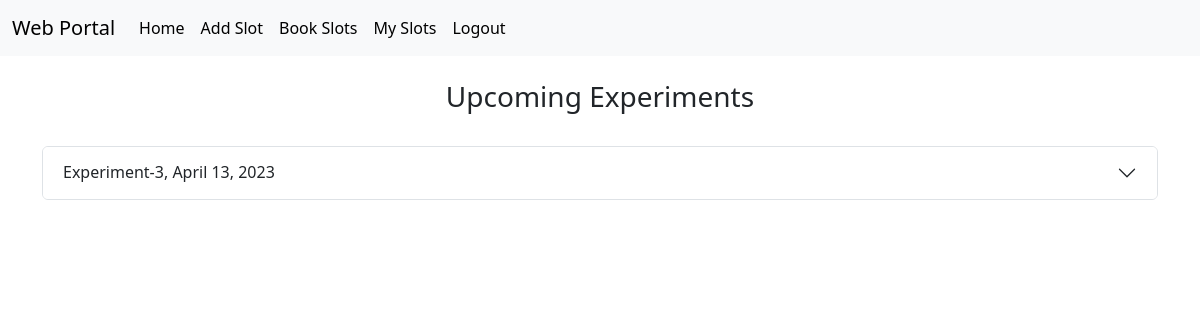
/viewSlots (signed in), run on an earlier commit of the app's database.
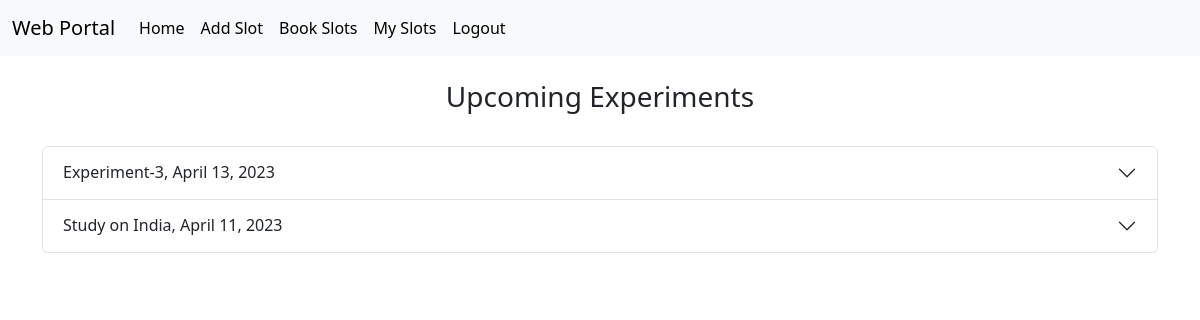
And on a later commit of the database.
### App/models.py (models this page shows)
class Slot(models.Model):
    exptTitle = models.CharField(max_length = 50)
    exptDesc = models.CharField(max_length = 100)
    exptDate = models.DateField()
    numberOfSeats = models.IntegerField()
    startTime = models.TimeField()
    endTime = models.TimeField()
    candidateList = models.ManyToManyField(
        User,
        through="Order",
        through_fields=("slot", "candidate"),
    )

### App/views.py (the view)
# urls.py: path('viewSlots', views.viewAvailableSlots, name = 'viewSlots' ),
@login_required(login_url='login')
def viewAvailableSlots(request):
    activeSlots = []
    slots = Slot.objects.filter(numberOfSeats__gt = 0)
    slots = slots.filter(exptDate__gte = datetime.date.today())
    orders = Order.objects.filter(candidate = request.user)
    if slots:
        print("OK YES !")
    for slot in slots:
        if orders.filter(slot = slot):
            activeSlots.append(slot)
    return render(request, "viewSlots.html", locals())

### templates/viewSlots.html (shortened to what this page needs)
{% extends 'base.html' %}
{% block body %}
<div class="container">
<div>
  <br/>
    <h3 class="text-center"> Upcoming Experiments</h3>
  <br/>
</div>
<div class="accordion" id="accordionExample">
    {% for slot in slots %}
    <div class="accordion-item">
      <h2 class="accordion-header">
        <button  class="accordion-button collapsed" type="button" data-bs-toggle="collapse" data-bs-target="#collapse{{slot.id}}" aria-expanded="false" aria-controls="collapse{{slot.id}}" >
          {{slot.exptTitle}}, {{slot.exptDate}}
        </button>
      </h2>
    </div>
    {%endfor %}
</div>
</div>
{%endblock body%}

What changed in the data, as far as the page shows it:
added Slot: exptTitle "Study on India", exptDate "April 11, 2023"
